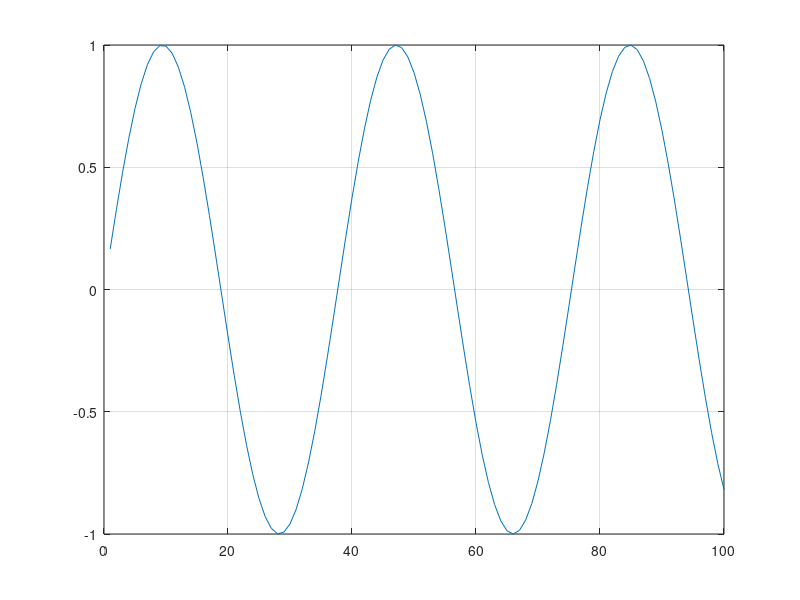

The MATLAB script that drew this image:
# sample script which shows how to plot with grid lines in octave
#
# Author      : Kamaraju S. Kusumanchi
# Email       : kamaraju at gmail dot com
# Last edited : Mon May  9 23:29:20 EDT 2011

# turn on grids for graphics
set(0, 'DefaultAxesXGrid', 'on')
set(0, 'DefaultAxesYGrid', 'on')
set(0, 'DefaultAxesZGrid', 'on')

x=[1:100];
plot( sin(x/6) )  # dividing x by 6 gives a "nice" looking plot of sine waves.

# sample run:
# $octave -q                                                                                                                              
# octave:1> plot_with_grid_lines
# 
